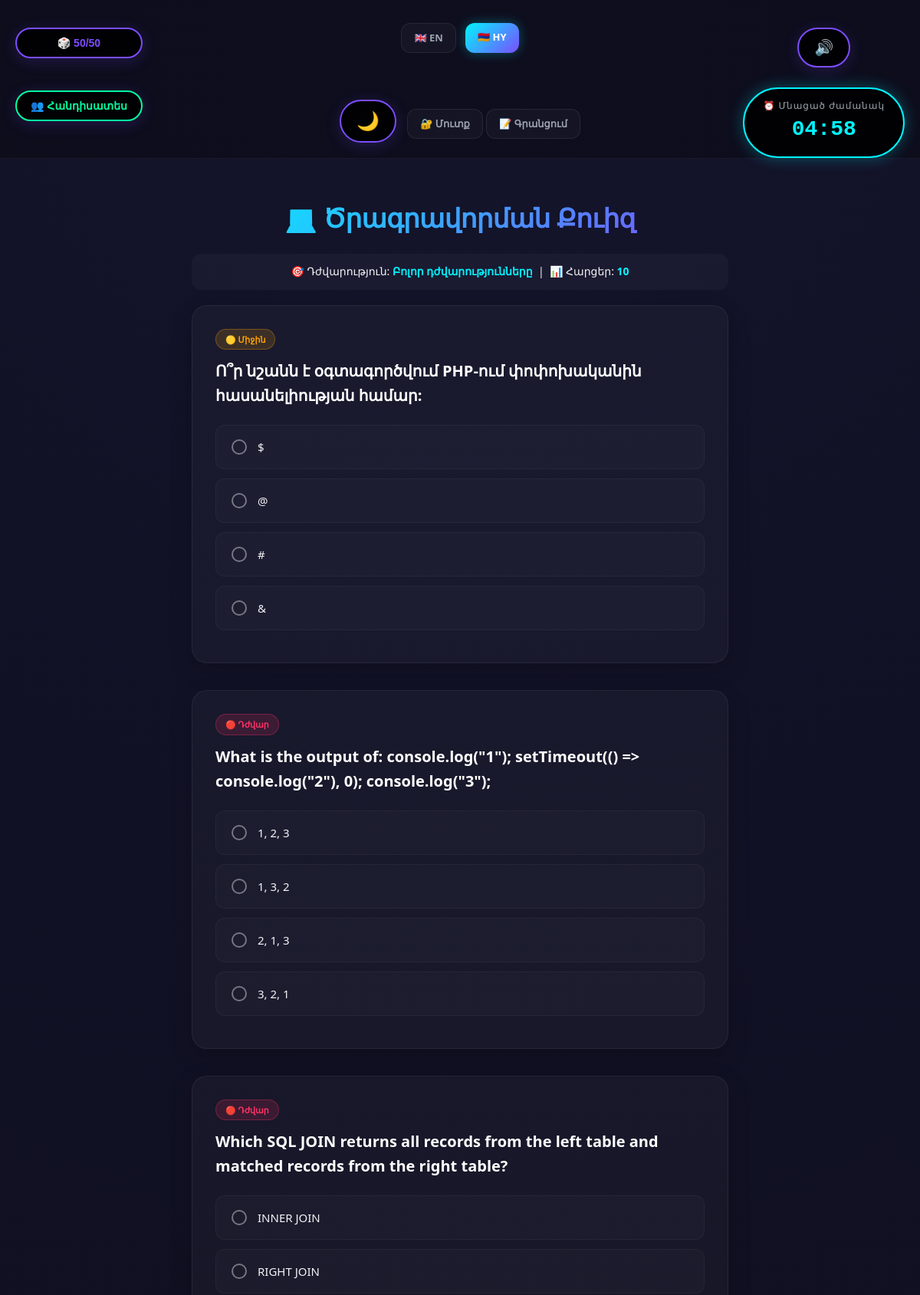
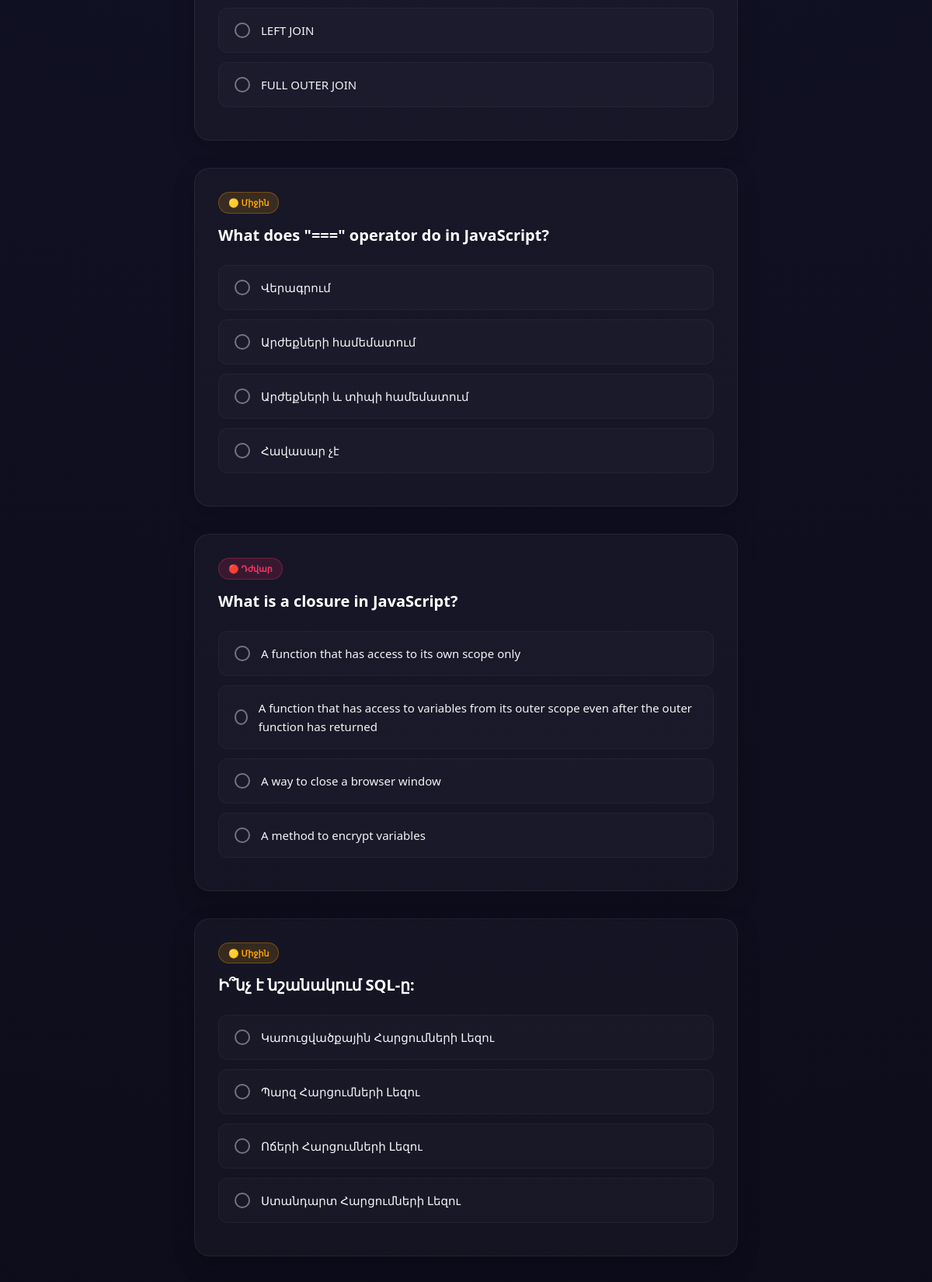
The app's page /game.php?lang=hy (upper part) with its own data (2 pictures, top to bottom).
### tables this page shows
CREATE TABLE `questions` (
  `id` int(11) NOT NULL,
  `question` text NOT NULL,
  `option_a` varchar(255) NOT NULL,
  `option_b` varchar(255) NOT NULL,
  `option_c` varchar(255) NOT NULL,
  `option_d` varchar(255) NOT NULL,
  `answer` int(11) NOT NULL,
  `explanation` text,
  `difficulty` enum('easy','medium','hard') NOT NULL DEFAULT 'medium'
);

### lang.php (called while the page is built, shortened)
<?php
$lang = "en";
if(isset($_GET["lang"]) && in_array($_GET["lang"], ["en", "hy"])){
    $lang = $_GET["lang"];
}
function t($key){
    global $texts, $lang;
    if (isset($texts[$lang][$key])) {
        return $texts[$lang][$key];
    }
    return $key;
}
?>

### game.php (the view, shortened to what this page needs)
<?php
include "header.php";
$selected_difficulty = isset($_SESSION["quiz_difficulty"]) ? $_SESSION["quiz_difficulty"] : "all";
$selected_count = isset($_SESSION["quiz_question_count"]) ? $_SESSION["quiz_question_count"] : 10;
$fifty_fifty_available = 1;
$audience_available = 1;
if($selected_difficulty == 'all') {
    $result = $conn->query("SELECT * FROM questions");
} else {
    $stmt = $conn->prepare("SELECT * FROM questions WHERE difficulty = ?");
    $stmt->bind_param("s", $selected_difficulty);
    $stmt->execute();
    $result = $stmt->get_result();
}
$all_questions = [];
while($row = $result->fetch_assoc()){
    $all_questions[] = $row;
}
$total_available = count($all_questions);
if($selected_count == 'all') {
    $selected_count = $total_available;
} else {
    $selected_count = (int)$selected_count;
}
$questions = $all_questions;
shuffle($questions);
$questions = array_slice($questions, 0, $selected_count);
$total_questions = count($questions);
$difficulty_icons = ['easy' => '🟢', 'medium' => '🟡', 'hard' => '🔴'];
    ?>
<div class="lifelines-container">
    <button class="lifeline-btn lifeline-fifty <?php echo ($fifty_fifty_available <= 0) ? 'disabled' : ''; ?>"
            id="fiftyBtn" onclick="useFiftyFifty()" <?php echo ($fifty_fifty_available <= 0) ? 'disabled' : ''; ?>>
        🎲 50/50
    </button>
    <button class="lifeline-btn lifeline-audience <?php echo ($audience_available <= 0) ? 'disabled' : ''; ?>"
            id="audienceBtn" onclick="useAudienceHelp()" <?php echo ($audience_available <= 0) ? 'disabled' : ''; ?>>
        👥 <?php echo t("audience"); ?>
    </button>
</div>
<div class="timer-container">
    <button id="soundToggleBtn" onclick="toggleSound()">🔊</button>
    <div class="timer-box quiz-timer" id="quizTimerBox">
        <div class="timer-label"><?php echo t("total_time_left"); ?></div>
        <div class="timer-value" id="quizTimer">--:--</div>
    </div>
</div>
<div class="game-container">
    <h1 class="game-title">💻 <?php echo t("title"); ?></h1>
    <div class="setup-info">
        🎯 <?php echo t("difficulty"); ?>: <span><?php echo t($selected_difficulty == 'all' ? 'all_difficulties' : $selected_difficulty); ?></span> &nbsp;|&nbsp;
        📊 <?php echo t("questions"); ?>: <span><?php echo $total_questions; ?></span>
    </div>
    <form method="POST" id="quizForm">
        <?php foreach($questions as $index => $q): ?>
            <div class="card" id="card-<?php echo $index; ?>" data-question-index="<?php echo $index; ?>" data-correct-answer="<?php echo $q['answer']; ?>">
                <div class="difficulty-badge difficulty-<?php echo $q['difficulty']; ?>-badge">
                    <?php echo $difficulty_icons[$q['difficulty']]; ?> <?php echo t($q['difficulty']); ?>
                </div>
                <h3><?php echo htmlspecialchars(t($q["question"])); ?></h3>
                <?php for($opt = 1; $opt <= 4; $opt++): ?>
                <label class="option-label option-<?php echo $opt; ?>" data-opt="<?php echo $opt; ?>">
                    <input type="radio" name="q<?php echo $q['id']; ?>" value="<?php echo $opt; ?>" required>
                    <?php echo htmlspecialchars(t($q["option_".chr(96+$opt)])); ?>
                </label>
                <?php endfor; ?>
            </div>
        <?php endforeach; ?>
    </form>
</div>
<?php include "footer.php"; ?>

### style.css (style rules this page uses)
* { margin: 0; padding: 0; box-sizing: border-box; }
body { font-family: 'Segoe UI', Tahoma, Geneva, Verdana, sans-serif; background: radial-gradient(circle at top, #14142b, #080811); color: #f3f4f6; min-height: 100vh; line-height: 1.6; }
h1 { font-size: 38px; font-weight: 800; margin-bottom: 15px; background: linear-gradient(135deg, #00f5ff, #7c4dff); -webkit-background-clip: text; -webkit-text-fill-color: transparent; letter-spacing: -0.5px; }
a.button, button { display: flex; align-items: center; justify-content: center; gap: 10px; width: 90%; margin: 16px auto; padding: 14px; border: none; border-radius: 14px; text-decoration: none; color: #ffffff; font-size: 16px; font-weight: 600; cursor: pointer; transition: all 0.3s cubic-bezier(0.4, 0, 0.2, 1); }
button { background: linear-gradient(135deg, #7c4dff, #00f5ff); box-shadow: 0 4px 20px rgba(124, 77, 255, 0.2); width: 100%; }
.game-container { max-width: 700px; width: 90%; margin: 50px auto; }
.game-title { text-align: center; margin-bottom: 40px; font-size: 34px; font-weight: 800; }
.card { background: rgba(255, 255, 255, 0.03); padding: 30px; margin-bottom: 35px; border-radius: 20px; border: 1px solid rgba(255, 255, 255, 0.06); box-shadow: 0 10px 30px rgba(0, 0, 0, 0.2); transition: border 0.3s; }
.card h3 { margin-bottom: 22px; font-size: 20px; font-weight: 600; color: #ffffff; }
label { display: flex; align-items: center; padding: 16px 20px; margin: 12px 0; border-radius: 12px; background: rgba(255, 255, 255, 0.02); border: 1px solid rgba(255, 255, 255, 0.04); cursor: pointer; font-size: 15px; transition: all 0.2s ease; }
input[type="radio"] { appearance: none; -webkit-appearance: none; width: 20px; height: 20px; border: 2px solid rgba(255, 255, 255, 0.4); border-radius: 50%; margin-right: 14px; outline: none; display: grid; place-content: center; transition: all 0.2s ease; }
input[type="radio"]::before { content: ""; width: 10px; height: 10px; border-radius: 50%; transform: scale(0); transition: 0.2s transform ease-in-out; background: #00f5ff; box-shadow: 0 0 10px #00f5ff; }
input::placeholder { color: rgba(255, 255, 255, 0.4); }
.timer-container { display: flex; flex-direction: column; align-items: flex-end; gap: 10px; }

### records on screen
questions: difficulty "🟡", difficulty "Միջին", question "Ո՞ր նշանն է օգտագործվում PHP-ում փոփոխականին հասանելիության համար:", option_a "$", option_b "@", option_c "#", option_d "&"
questions: difficulty "🔴", difficulty "Դժվար", question "What is the output of: console.log(\"1\"); setTimeout(() => console.log(\"2\"), 0); console.log(\"3\");", option_a "1, 2, 3", option_b "1, 3, 2", option_c "2, 1, 3", option_d "3, 2, 1"
questions: difficulty "🔴", difficulty "Դժվար", question "Which SQL JOIN returns all records from the left table and matched records from the right table?", option_a "INNER JOIN", option_b "RIGHT JOIN", option_c "LEFT JOIN", option_d "FULL OUTER JOIN"
questions: difficulty "🟡", difficulty "Միջին", question "What does \"===\" operator do in JavaScript?", option_a "Վերագրում", option_b "Արժեքների համեմատում", option_c "Արժեքների և տիպի համեմատում", option_d "Հավասար չէ"
questions: difficulty "🔴", difficulty "Դժվար", question "What is a closure in JavaScript?", option_a "A function that has access to its own scope only", option_b "A function that has access to variables from its outer scope even after the outer function has returned", option_c "A way to close a browser window", option_d "A method to encrypt variables"
questions: difficulty "🟡", difficulty "Միջին", question "Ի՞նչ է նշանակում SQL-ը:", option_a "Կառուցվածքային Հարցումների Լեզու", option_b "Պարզ Հարցումների Լեզու", option_c "Ոճերի Հարցումների Լեզու", option_d "Ստանդարտ Հարցումների Լեզու"

### other values on screen
t("login") "Մուտք"
t("register") "Գրանցում"
t("audience") "Հանդիսատես"
t("total_time_left") "⏰ Մնացած ժամանակ"
t("title") "Ծրագրավորման Քուիզ"
t("difficulty") "Դժվարություն"
t("questions") "Հարցեր"
$total_questions "10"
